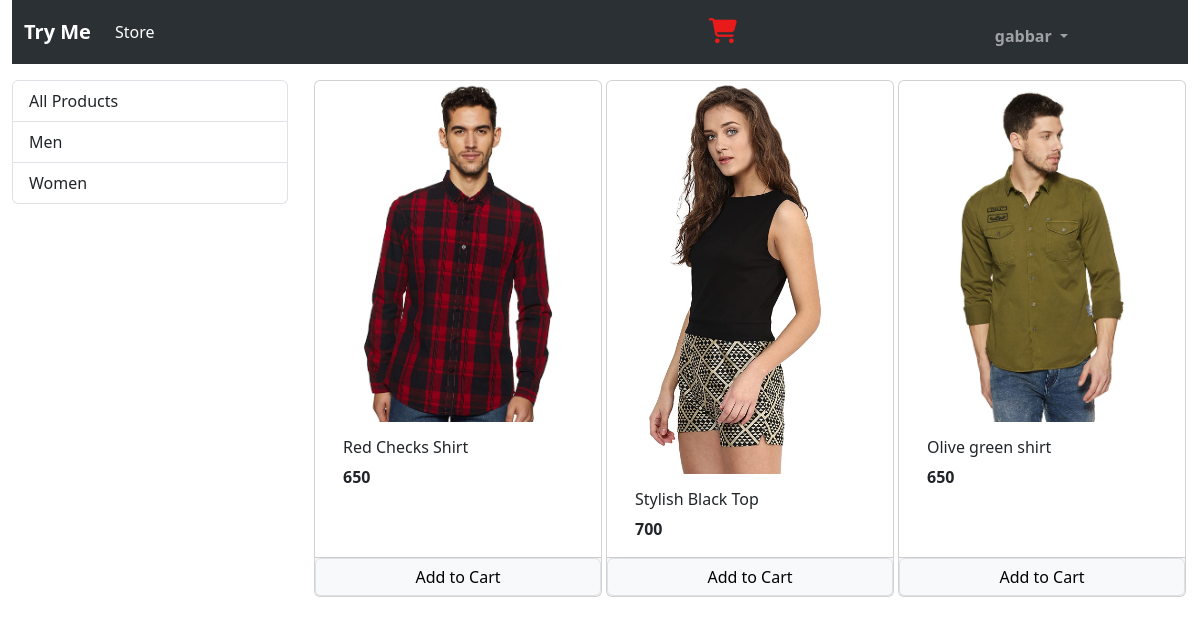
The page / (signed in) on the database its author committed.
### products/models.py (models this page shows, shortened)
class Category(models.Model):
    name=models.CharField(max_length=30)

class Product(models.Model):
    name=models.CharField(max_length=50)
    price=models.IntegerField(default=0)
    category=models.ForeignKey(Category,on_delete=models.CASCADE,default=1)
    description=models.CharField(max_length=100,null=True,blank=True,default='')
    image=models.ImageField(upload_to='products')
    def __str__(self) -> str:
        return self.name
    @staticmethod
    def get_all_products():
        return Product.objects.all

### products/views.py (the view)
# urls.py: path("",index,name="index"),
def index(request):
    products=Product.objects.all()
    categories=Category.objects.all()
    categoryID=request.GET.get('category')
    if categoryID:
        products=Product.get_all_products_by_categoryid(categoryID)
    else:
        products=Product.get_all_products()
    context={'products':products,'categories':categories}
    return render(request,"accounts/index.html",context)

### templates/accounts/index.html
{% extends 'accounts/base.html' %}
{% block content %}
{% load cart %}
        <div class="row">
            <div class="col-lg-3 mx-auto mt-3">
                <ul class="list-group">
                    <a href="/" class="list-group-item list-group-item-action">All Products</a>
                    {% for category in categories %}
                    <a href="/?category={{category.id}}" class="list-group-item list-group-item-action">{{category.name}}</a>
                {% endfor %}
                </ul>
            </div>
            <div class="col-lg-9 mx-auto">
                <div class="row mx-auto mt-3">
                    {% for product in products %}
                    <div class="card mx-auto mb-3" style="width: 18rem;">
                        <img src="/media/{{product.image}}" class="card-img-top" alt="...">
                        <div class="card-body">
                          <h6 class="card-title">{{product.name}}</h6>
                          <p class="card-text"><b>{{product.price}}</b></p>
                        </div>
                        <div class="card-footer row p-0 nu-gutters">
                            <a href="{% url 'add_to_cart' product.id %}" class="btn btn-light border">Add to Cart</a>
                        </div>
                      </div>
                      {% endfor %}
                </div>
            </div>
        </div>
{% endblock %}

### templates/accounts/base.html (shortened to what this page needs)
{% load static %}
<!doctype html>
<html lang="en">
  <head>
    <link rel="stylesheet" href="https://cdnjs.cloudflare.com/ajax/libs/font-awesome/6.4.2/css/all.min.css" />
    <link rel="stylesheet" href="https://cdnjs.cloudflare.com/ajax/libs/font-awesome/6.4.2/css/fontawesome.min.css" />
    <link rel="stylesheet" href="https://cdnjs.cloudflare.com/ajax/libs/font-awesome/6.4.2/css/fontawesome.min.css" />
    <link href="https://cdn.jsdelivr.net/npm/bootstrap@5.3.2/dist/css/bootstrap.min.css" rel="stylesheet">
  </head>
  <body>
    <div class="container-fluid">
        <nav class="navbar navbar-expand-lg bg-body-tertiary" data-bs-theme="dark">
            <div class="container-fluid">
              <a class="navbar-brand" href=""><b>Try Me</b></a>
              <div class="collapse navbar-collapse" id="navbarSupportedContent">
                <ul class="navbar-nav me-auto mb-2 mb-lg-0">
                  <li class="nav-item">
                    <a class="nav-link active" aria-current="page" href="#">Store</a>
                  </li>
                </ul>
               <a href="{% url 'shopping_cart' %}"><i class="fa-solid fa-cart-shopping icon">{{request.user.cart_items.keys}}</i></a>
                <ul class="navbar-nav  my-2 mb-lg-0">
                    {% if user.is_authenticated %}
                    <li class="nav-item dropdown drop">
                      <a class="nav-link dropdown-toggle" href="#" role="button" data-bs-toggle="dropdown" aria-expanded="false">
                        <b>{{request.user}}</b>
                      </a>
                    </li>
                      {% endif %}
                  </ul>
              </div>
            </div>
          </nav>
        {% block content %}
        {% endblock %}
    </div>
  </body>
</html>

### templates/accounts/base.html (style rules this page uses)
.icon { color: rgb(232, 26, 26); font-size: 25px; padding-right: 250px; }
.drop { padding-right: 100px; }

### rows shown on the page
Category: name "Men"
Category: name "Women"
Product: image (picture), name "Red Checks Shirt", price "650"
Product: image (picture), name "Stylish Black Top", price "700"
Product: image (picture), name "Olive green shirt", price "650"

### other values the page prints
{{ request.user }} "gabbar"
